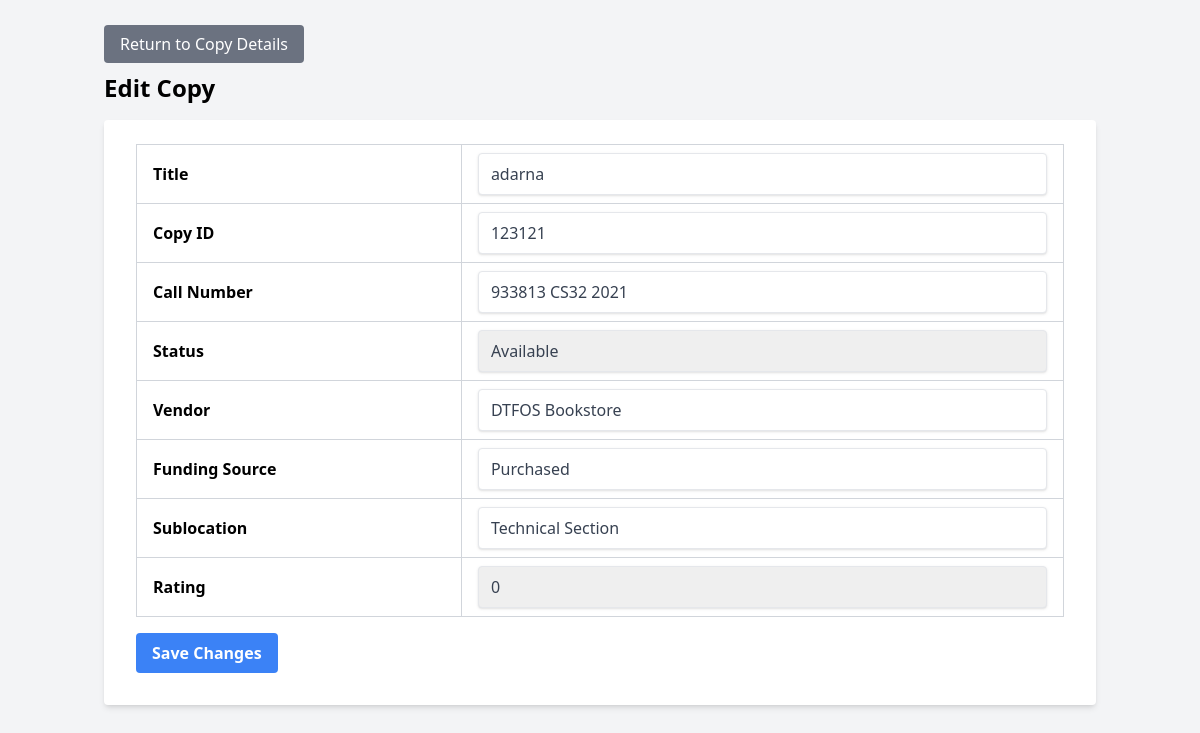
Screenshot of /dashboard/admin/include/edit_copy.php?ID=681 (signed in) with the database file from the repository.
### tables this page shows
CREATE TABLE `book_copies` (
  `ID` int(11) NOT NULL,
  `book_copy` varchar(50) NOT NULL,
  `copy_ID` varchar(50) NOT NULL,
  `B_title` varchar(255) NOT NULL,
  `status` enum('Available','Borrowed','Reserve') DEFAULT NULL,
  `callNumber` varchar(50) DEFAULT NULL,
  `circulationType` varchar(50) DEFAULT NULL,
  `dateAcquired` date DEFAULT NULL,
  `description1` text DEFAULT NULL,
  `description2` text DEFAULT NULL,
  `description3` text DEFAULT NULL,
  `number1` int(11) DEFAULT NULL,
  `number2` int(11) DEFAULT NULL,
  `number3` int(11) DEFAULT NULL,
  `Sublocation` varchar(100) DEFAULT NULL,
  `vendor` varchar(100) DEFAULT NULL,
  `fundingSource` varchar(100) DEFAULT NULL,
  `rating` int(11) NOT NULL DEFAULT 0,
  `note` varchar(50) NOT NULL
);

### dashboard/admin/include/edit_copy.php (the view, shortened to what this page needs)
<?php
include '../../config.php';
$ID = isset($_GET['ID']) ? $_GET['ID'] : '';
$sql = "SELECT * FROM book_copies WHERE ID = '" . $conn->real_escape_string($ID) . "'";
$result = $conn->query($sql);
if (!$result) {
    $message = "Error retrieving copy details: " . $conn->error;
    $message_type = "error";
    $copy_data = [];
} elseif ($result->num_rows == 0) {
    $message = "No copy found with the specified ID.";
    $message_type = "warning";
    $copy_data = [];
} else {
    $copy_data = $result->fetch_assoc();
}
?>
<!DOCTYPE html>
<html lang="en">
<head>
    <script src="https://cdn.tailwindcss.com"></script>
</head>
<body class="bg-gray-100">
    <div class="container mx-auto mt-8 px-4">
        <a href="../viewcopy.php?ID=<?php echo urlencode($copy_data['ID']); ?>" class="bg-gray-500 text-white px-4 py-2 rounded hover:bg-gray-600">Return to Copy Details</a>
        <h2 class="text-2xl font-semibold mt-4 mb-4">Edit Copy</h2>
        <?php if (!empty($copy_data)): ?>
            <form method="POST" class="bg-white shadow-md rounded px-8 pt-6 pb-8">
                <table class="table-auto w-full border-collapse border border-gray-300">
                    <tbody>
                        <tr>
                            <td class="border border-gray-300 px-4 py-2 font-semibold">Title</td>
                            <td class="border border-gray-300 px-4 py-2">
                                <input type="text" class="shadow appearance-none border rounded w-full py-2 px-3 text-gray-700 focus:outline-none focus:shadow-outline" id="B_title" name="B_title" value="<?php echo htmlspecialchars($copy_data['B_title']); ?>" required>
                            </td>
                        </tr>
                        <tr>
                            <td class="border border-gray-300 px-4 py-2 font-semibold">Copy ID</td>
                            <td class="border border-gray-300 px-4 py-2">
                                <input type="text" class="shadow appearance-none border rounded w-full py-2 px-3 text-gray-700 focus:outline-none focus:shadow-outline" id="copy_ID" name="copy_ID" value="<?php echo htmlspecialchars($copy_data['copy_ID']); ?>" required>
                            </td>
                        </tr>
                        <tr>
                            <td class="border border-gray-300 px-4 py-2 font-semibold">Call Number</td>
                            <td class="border border-gray-300 px-4 py-2">
                                <input type="text" class="shadow appearance-none border rounded w-full py-2 px-3 text-gray-700 focus:outline-none focus:shadow-outline" id="callNumber" name="callNumber" value="<?php echo htmlspecialchars($copy_data['callNumber']); ?>" required>
                            </td>
                        </tr>
                        <tr>
                            <td class="border border-gray-300 px-4 py-2 font-semibold">Status</td>
                            <td class="border border-gray-300 px-4 py-2">
                                <select class="shadow appearance-none border rounded w-full py-2 px-3 text-gray-700 focus:outline-none focus:shadow-outline" id="status" name="status" required>
                                    <option value="Available" <?php echo $copy_data['status'] == 'Available' ? 'selected' : ''; ?>>Available</option>
                                </select>
                            </td>
                        </tr>
                        <tr>
                            <td class="border border-gray-300 px-4 py-2 font-semibold">Vendor</td>
                            <td class="border border-gray-300 px-4 py-2">
                                <input type="text" class="shadow appearance-none border rounded w-full py-2 px-3 text-gray-700 focus:outline-none focus:shadow-outline" id="vendor" name="vendor" value="<?php echo htmlspecialchars($copy_data['vendor']); ?>" required>
                            </td>
                        </tr>
                        <tr>
                            <td class="border border-gray-300 px-4 py-2 font-semibold">Funding Source</td>
                            <td class="border border-gray-300 px-4 py-2">
                                <input type="text" class="shadow appearance-none border rounded w-full py-2 px-3 text-gray-700 focus:outline-none focus:shadow-outline" id="fundingSource" name="fundingSource" value="<?php echo htmlspecialchars($copy_data['fundingSource']); ?>" required>
                            </td>
                        </tr>
                        <tr>
                            <td class="border border-gray-300 px-4 py-2 font-semibold">Sublocation</td>
                            <td class="border border-gray-300 px-4 py-2">
                                <input type="text" class="shadow appearance-none border rounded w-full py-2 px-3 text-gray-700 focus:outline-none focus:shadow-outline" id="Sublocation" name="Sublocation" value="<?php echo htmlspecialchars($copy_data['Sublocation']); ?>" required>
                            </td>
                        </tr>
                        <tr>
                            <td class="border border-gray-300 px-4 py-2 font-semibold">Rating</td>
                            <td class="border border-gray-300 px-4 py-2">
                                <select class="shadow appearance-none border rounded w-full py-2 px-3 text-gray-700 focus:outline-none focus:shadow-outline" id="rating" name="rating" required>
                                    <option value="0" <?php echo $copy_data['rating'] == '0' ? 'selected' : ''; ?>>0</option>
                                </select>
                            </td>
                        </tr>
                    </tbody>
                </table>
                <div class="flex items-center justify-between mt-4">
                    <button type="submit" class="bg-blue-500 hover:bg-blue-700 text-white font-bold py-2 px-4 rounded focus:outline-none focus:shadow-outline">Save Changes</button>
                </div>
            </form>
        <?php endif; ?>
    </div>
</body>
</html>

### rows the page displays
book_copies: B_title "adarna", copy_ID "123121", callNumber "933813 CS32 2021", status "Available", vendor "DTFOS Bookstore", fundingSource "Purchased", Sublocation "Technical Section", rating "0"
